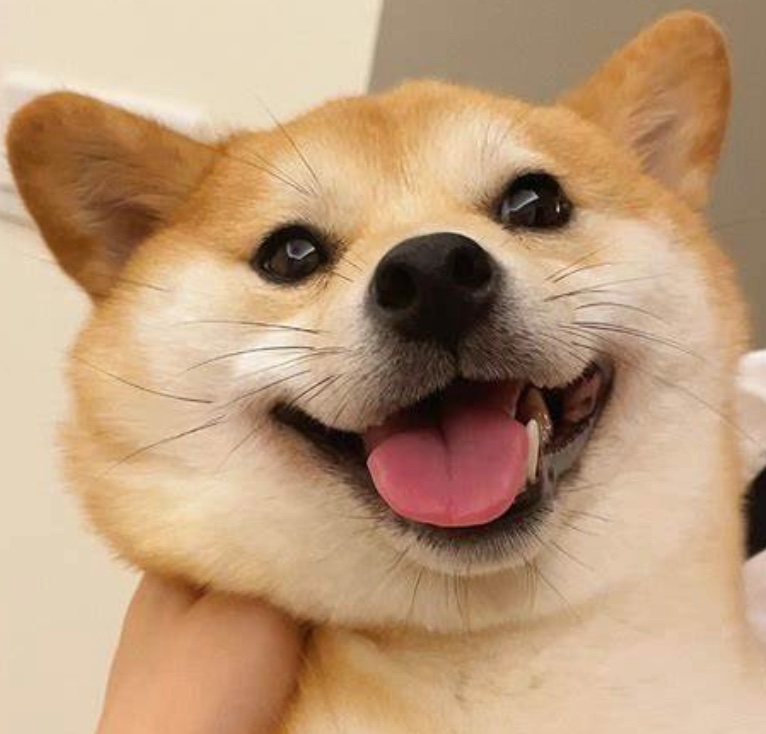
#> input picture test_images/1.jpg, 766 x 734 px, found by its file name
$ python noise_filter.py --input-image 1.jpg --size 224 --noise 1000 --radius 3 --sigma-color 10 --sigma-space 10
#> lines starting #> are read from the running program, lines starting #| are printed output that depends on the picture
### ops/utils.py
import numpy as np
import pandas as pd
import matplotlib.pyplot as plt

import os, sys, cv2, time, random, torch


"""
这个模块里面自定义了一些实用工具函数，其中读入图片会被 resize 设为 224 x 224，
这个尺寸是按 ImageNet 常用训练规格设计的 ^_^
"""

# 随机数种子设置函数
# [9 lines left out: function seed_everthing, not called in this run]


# 图像读入函数
def read_image(filename, resize_shape = None, default_path = "./test_images/"):
#> called with filename = '1.jpg', resize_shape = 224, default_path = './test_images/'
    img = cv2.imread(default_path + filename)
#> img is the input picture: shape (734, 766, 3); mean B, G, R 122.3, 154.5, 187.9
    img = cv2.cvtColor(img, cv2.COLOR_BGR2RGB)
    if resize_shape is not None and isinstance(resize_shape, tuple):
        img = cv2.resize(img, dsize = resize_shape, interpolation = cv2.INTER_LINEAR)
    elif isinstance(resize_shape, int):
            img = cv2.resize(img, dsize = (resize_shape, resize_shape), interpolation = cv2.INTER_LINEAR)
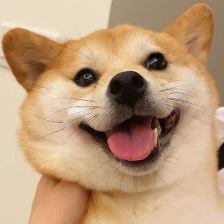
#> img: shape (224, 224, 3); mean R, G, B 187.8, 154.5, 122.3
    else:
        if len(img.shape) == 2:
            img = img[:, :, np.newaxis]
        H, W, C = img.shape
        img = cv2.resize(img, dsize = (H//2, W//2), interpolation = cv2.INTER_LINEAR)
    return img.astype(np.int16)


# 函数计时器
# [6 lines left out: function func_counter, not called in this run]

### processing/noise_maker.py
import os, sys
current_dir = os.path.dirname(os.path.abspath(__file__))
sys.path.append(os.path.abspath(os.path.join(current_dir, "../")))
sys.path.append(os.path.abspath(os.path.join(current_dir, "../../")))


from ops.utils import *
from ops.config import *

# 所有涉及加减法的噪声运算都应添加 clip 控制图像的范围

def masking_gaussian_noise(img, mean = 0, std = 15):
#> called with mean = 0, std = 15
    noise = np.random.normal(mean, std, img.shape)
    # 早期此处返回值 np.uint8 是一切不幸的根源
    return np.clip(img + noise, 0, 255).astype(np.uint16)
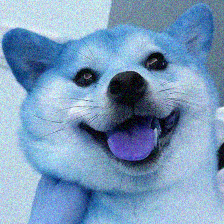
#> returned value: shape (224, 224, 3) uint16; mean of channels 0, 1, 2 187.2, 154.2, 121.9; drawn as B, G, R

# [27 lines left out: functions masking_salt_and_pepper_noise, masking_poisson_noise, masking_exponential_noise, not called in this run]


def masking_noise(img, noise_mask):
    if not all(bit in '01' for bit in noise_mask):
        raise ValueError("Invalid mask. Mask should be a 4-digit binary string representing ['gaussian', 'salt-and-pepper', 'poisson', 'exponential']")
    if noise_mask[0] == '1':
        img = masking_gaussian_noise(img)
    if noise_mask[1] == '1':
        img = masking_salt_and_pepper_noise(img)
    if noise_mask[2] == '1':
        img = masking_poisson_noise(img)
    if noise_mask[3] == '1':
        img = masking_exponential_noise(img)
    return img.astype(np.uint16)


# 此为单元测试，导入这个 py 文件的时候，main 上下文之中的内容将被忽略, 运行下列模块的时候要求保持 main.py 文件同级目录
# 相较于先前的版本，本次噪声采用了掩码开关机制实现，允许叠加多种噪声

# python ./noisy_processing/noise_maker.py --input-image 1.jpg --size 224 --noise 1000
# python ./noisy_processing/noise_maker.py --input-image 1.jpg --size 224 --noise 1111

# [16 lines that do not run on import are left out]

### processing/noise_filter.py
import os, sys, cv2
import numpy as np

current_dir = os.path.dirname(os.path.abspath(__file__))
sys.path.append(os.path.abspath(os.path.join(current_dir, "../")))
sys.path.append(os.path.abspath(os.path.join(current_dir, "../../")))

from scipy.signal import convolve2d
from processing.noise_maker import *

from ops.utils import *
from ops.config import *


# 双边滤波基础版，程序运行时间: 29.69884419441223s
def bilateral_filter_v1(image, radius, sigma_color, sigma_space):
    image = image.astype(float)
    if len(image.shape) == 2:
        image = image[:, :, np.newaxis]
    H, W, C = image.shape
    output_image = image.copy()
    for i in range(radius, H - radius):
        for j in range(radius, W - radius):
            for k in range(C):
                weight_sum, pixel_sum = 0, 0
                for x in range(-radius, radius + 1):
                    for y in range(-radius, radius + 1):
                        spatial_weight = -(x ** 2 + y ** 2) / (2 * (sigma_space ** 2))                                  # 空间域权重
                        color_weight = -(image[i][j][k] - image[i + x][j + y][k]) ** 2 / (2 * (sigma_color ** 2))       # 颜色域权重
                        """
                        OpenCV 读入图像，默认转为 uint8 类型的数组，强烈建议转为 int16，本人近乎六个小时 debug 都花在了这个地方
                        使用 uint8 类型的 numpy 数组进行数值计算时会自动进行溢出截断，即超出取值范围的数值会被截断为取值范围内的数值，
                        因此减法结果可能是截断后的正数而非负数，导致计算的结果出错，影响后序 np.exp 计算，最终生成的图像会变得非常模糊！
                        """
                        weight = np.exp(spatial_weight + color_weight)      # 像素整体权重
                        weight_sum += weight                                # 求权重和，用于归一化
                        pixel_sum += (weight * image[i + x][j + y][k])

                value = pixel_sum / weight_sum
                output_image[i][j][k] = value                               # 归一化后的像素值
    return output_image.astype(np.uint16)


# 双边滤波向量版，程序运行时间: 3.4048819541931152s
def bilateral_filter_v2(image, radius = 3, sigma_color = 10, sigma_space = 10, step = 1):
#> called with radius = 3, sigma_color = 10, sigma_space = 10, step = 1
    image = image.astype(float)
    if len(image.shape) == 2:
        image = image[:, :, np.newaxis]
    H, W, C = image.shape
#> H = 224; W = 224; C = 3
    diameter = radius * 2 + 1
    space_kernel = np.zeros((diameter, diameter))
    for x in range(-radius, radius + 1):
        for y in range(-radius, radius + 1):
                space_kernel[x + radius, y + radius] = -(x ** 2 + y ** 2) / (2 * (sigma_space ** 2))
    output_image = image.copy()
    for i in range(radius, H - radius, step):
        for j in range(radius, W - radius, step):
            for k in range(C):
                image_kernel = image[i - radius : i + radius + 1, j - radius: j + radius + 1, k]
                color_kernel = - (image[i][j][k]  - image_kernel) ** 2 /  (2 * (sigma_color ** 2))
                weights = np.exp(space_kernel + color_kernel)
                weights_sum = weights.sum()
                pixel_sum = (weights * image_kernel).sum()
                value = pixel_sum / weights_sum
                output_image[i][j][k] = value
    return output_image.astype(np.uint16)


def estimate_noise(image, box_size = 5):
    """
    Estimate the noise variance from an image.
    @param image:   The input image
    @param box_size: Size of the box to compute local variance
    """
#> called with box_size = 5
    image = image.astype(float)  # 将 image 转换为 float 类型
    mean = cv2.blur(image, (box_size, box_size))
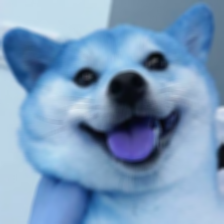
#> mean: shape (224, 224, 3) float64; mean of channels 0, 1, 2 187.8, 154.5, 122.2; drawn as B, G, R
    variance = cv2.blur(image**2, (box_size, box_size)) - mean**2
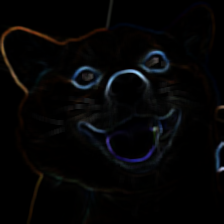
#> variance: shape (224, 224, 3) float64; mean of channels 0, 1, 2 172.2, 157.9, 162.6; drawn with min black and max white

    # 选取局部方差的前 10% 作为噪声方差的估计值，使用 np.percentile() 函数来实现。
    var_top10 = variance[variance < np.percentile(variance, 10)]
#> var_top10 = 15042 values, max 0.522 at index 380, min 0 at index 18, mean 0.161
    return np.mean(var_top10) if np.size(var_top10) != 0 else 0


def wiener_filter_channel(img, kernel, noise_var):
    """
    Apply a Wiener filter to a single channel of the input image.

    @param img:    Input image
    @param kernel: Filter kernel
    @param noise_var: The noise variance
    """
    kernel /= np.sum(kernel)

    pad_width = kernel.shape[0] // 2                        # 算出需要填充的边缘圈数
    img_padded = np.pad(img, pad_width, mode = 'edge')      # 填充图像
    dummy = convolve2d(img_padded, kernel, mode = 'valid')  # 使用卷积核

    sigma = np.sum((dummy - img)**2) / float(dummy.size)

    noise_var = noise_var / float(sigma)

    if noise_var < 0.0:
        noise_var = sigma

    result = dummy - noise_var / (img + noise_var +  1e-10) * dummy

    return np.clip(result, 0, 255).astype(np.uint16)

def wiener_filter(image):
    # 输入一张图像，将其转为 float32 类型进行运算，返回的时候再转为 uint16
    image = np.float32(image)
    kernel = np.ones((3,3)) / 9
    noise_var = estimate_noise(image)
#> noise_var = 0.161

    # 对每个通道单独滤波
    filtered_image = np.zeros_like(image)
    if len(image.shape) == 3 and image.shape[-1] == 3:
        for i in range(3):
            filtered_image[:, :, i] = wiener_filter_channel(image[:, :, i], kernel, noise_var)
#> this loop made 3 passes
#> sigma in wiener_filter_channel on passes 1 to 3: 30.79, 30.22, 30.71
#> pass 1, in wiener_filter_channel, `dummy = convolve2d(img_padded, kernel, mode = 'valid')`:
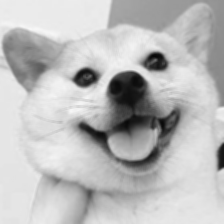
#> dummy: shape (224, 224) float64; min 6.78, max 247.1, mean 187.8
#> pass 2, in wiener_filter_channel (call 2), `img_padded = np.pad(img, pad_width, mode = 'edge')`:
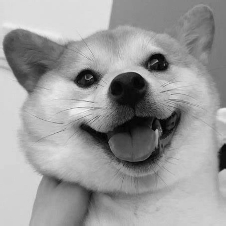
#> img_padded: shape (226, 226) float32; min 0, max 244, mean 154.9
    elif image.shape[-1] == 1:
        filtered_image = wiener_filter_channel(image, kernel, noise_var)
    else:
        raise ValueError("Dimension should be one(Gray) or three(RGB)!")

    return filtered_image.astype(np.uint16)


# 此为单元测试，运行下面的代码将会看到滤波的效果，并且给出原图、噪声图、滤波图之间的对比
# python ./processing/noise_filter.py --input-image 1.jpg --size 224 --noise 1000 --radius 3 --sigma-color 10 --sigma-space 10
# python ./processing/noise_filter.py --input-image 1.jpg --size 224 --noise 1111 --radius 3 --sigma-color 10 --sigma-space 10
if __name__ == "__main__":
    args = parser.parse_args()
    img = read_image(args.input_image, resize_shape = args.size)
    noisy_img = masking_noise(img, noise_mask = args.noise)
    b_filtered_img = bilateral_filter_v2(image = noisy_img,
                                     radius = args.radius,
                                     sigma_color = args.sigma_color,
                                     sigma_space = args.sigma_space)
    w_filtered_img = wiener_filter(img)

    image_list = [img, noisy_img, b_filtered_img, w_filtered_img]
    image_title = ["Original", "Noisy", "Bilateral Filter", "Wiener Filter"]
    plt.figure(figsize=(8, 6))
    for i, (image, title) in enumerate(zip(image_list, image_title)):
        plt.subplot(1, 4, i + 1)
        plt.title(title)
        plt.imshow(image, aspect='equal')
        plt.axis('off')
#> this loop made 4 passes
#> title on passes 1 to 4: 'Original', 'Noisy', 'Bilateral Filter', 'Wiener Filter'
    plt.savefig("tmp.png")
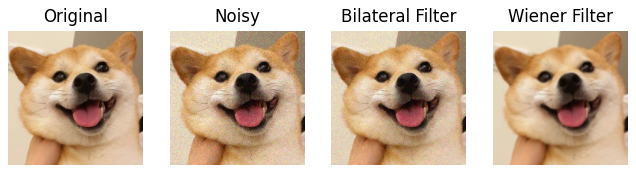
#> figure drawn by matplotlib, 4 panels

$ run again, with test_images/2.jpg copied over test_images/1.jpg
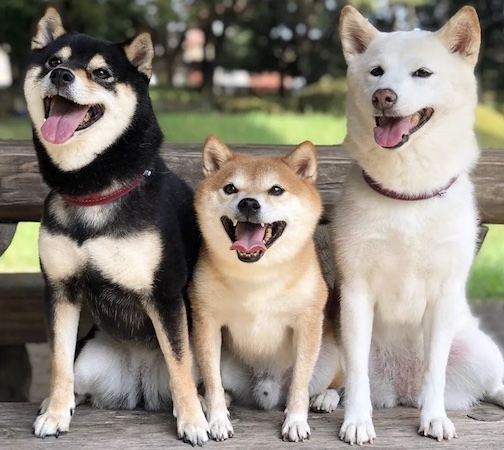
#> input picture test_images/2.jpg, 504 x 450 px, found by its file name
#> in read_image, img is the input picture: shape (450, 504, 3); mean B, G, R 123.4, 134.6, 142.1
#> var_top10 = 15053 values, max 13.27 at index 99, min 0.32 at index 3173, mean 7.17
#> in wiener_filter, `noise_var = estimate_noise(image)`: noise_var = 7.17
#> the loop in wiener_filter, `for i in range(3):` made 3 passes
#> sigma in wiener_filter_channel on passes 1 to 3: 117, 116.3, 113.2
#> after the loop in wiener_filter, `for i in range(3):`:
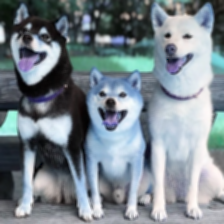
#> filtered_image: shape (224, 224, 3) float32; mean of channels 0, 1, 2 141.5, 133.9, 122.7; drawn as B, G, R
#> the loop `for i, (image, title) in enumerate(zip(image_list, image_title)):` made 4 passes
#> title on passes 1 to 4: 'Original', 'Noisy', 'Bilateral Filter', 'Wiener Filter'
#> `plt.savefig("tmp.png")`:
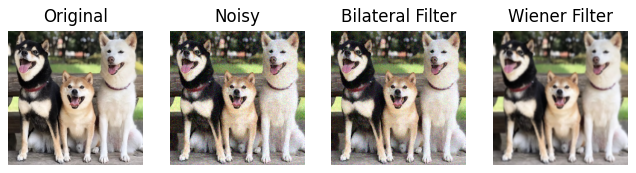
#> figure drawn by matplotlib, 4 panels

$ run again, with test_images/3.jpg copied over test_images/1.jpg
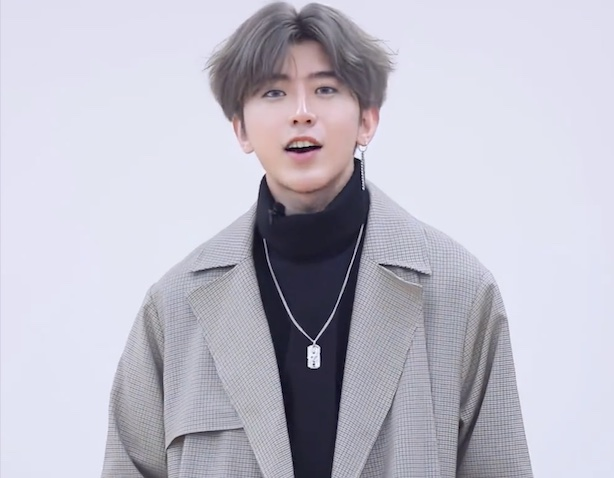
#> input picture test_images/3.jpg, 614 x 478 px, found by its file name
#> in read_image, img is the input picture: shape (478, 614, 3); mean B, G, R 201.4, 188.6, 190.2
#> var_top10 = empty array
#> in wiener_filter, `noise_var = estimate_noise(image)`: noise_var = 0
#> the loop in wiener_filter, `for i in range(3):` made 3 passes
#> sigma in wiener_filter_channel on passes 1 to 3: 70.05, 70.42, 70.14
#> pass 1, in wiener_filter_channel, `dummy = convolve2d(img_padded, kernel, mode = 'valid')`:
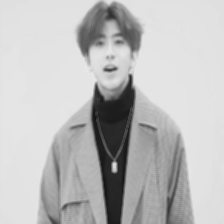
#> dummy: shape (224, 224) float64; min 19.11, max 232.9, mean 190.2
#> the loop `for i, (image, title) in enumerate(zip(image_list, image_title)):` made 4 passes
#> title on passes 1 to 4: 'Original', 'Noisy', 'Bilateral Filter', 'Wiener Filter'
#> `plt.savefig("tmp.png")`:
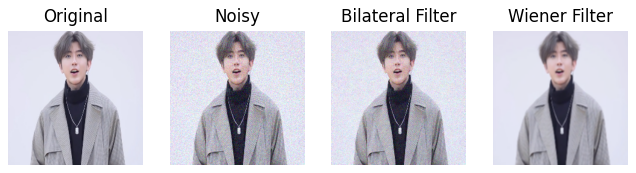
#> figure drawn by matplotlib, 4 panels

$ run again, with test_images/4.jpg copied over test_images/1.jpg
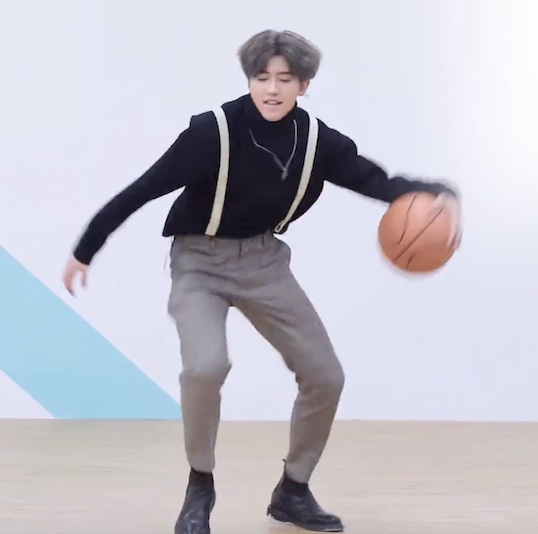
#> input picture test_images/4.jpg, 538 x 534 px, found by its file name
#> in read_image, img is the input picture: shape (534, 538, 3); mean B, G, R 201.3, 191.6, 192.7
#> var_top10 = empty array
#> in wiener_filter, `noise_var = estimate_noise(image)`: noise_var = 0
#> the loop in wiener_filter, `for i in range(3):` made 3 passes
#> sigma in wiener_filter_channel on passes 1 to 3: 58.25, 58.36, 58.1
#> the loop `for i, (image, title) in enumerate(zip(image_list, image_title)):` made 4 passes
#> title on passes 1 to 4: 'Original', 'Noisy', 'Bilateral Filter', 'Wiener Filter'
#> `plt.savefig("tmp.png")`:
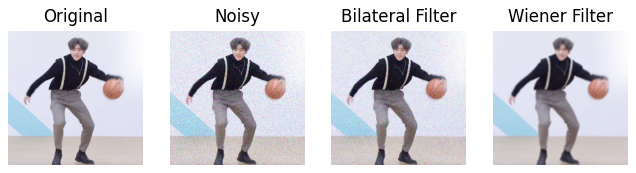
#> figure drawn by matplotlib, 4 panels
